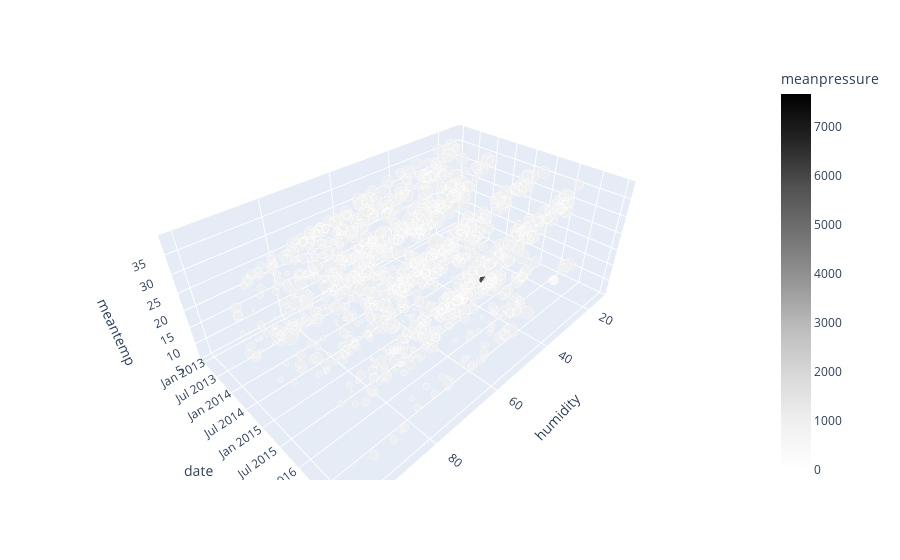

This figure's notebook cell:
### Code cell
from plotly import express as px

px.scatter_3d(df_deli, 
              x='humidity',
              y='date',
              z='meantemp',
              color='meanpressure',
              color_continuous_scale='greys',
              size='wind_speed')

### Figure 1 — Plotly figure (JSON) as saved in the notebook; plotly's stock layout.template omitted (floating-point values rounded to 4 significant figures; data arrays with more than 128 entries replaced by an {"elided": "..."} marker saying what was removed)
{"data": [{"hovertemplate": "humidity=%{x}<br>date=%{y}<br>meantemp=%{z}<br>wind_speed=%{marker.size}<br>meanpressure=%{marker.color}<extra></extra>", "legendgroup": "", "marker": {"color": {"elided": "1462 float values"}, "coloraxis": "coloraxis", "size": {"elided": "1462 float values"}, "sizemode": "area", "sizeref": 0.1055, "symbol": "circle"}, "mode": "markers", "name": "", "scene": "scene", "showlegend": false, "type": "scatter3d", "x": {"elided": "1462 float values"}, "y": {"elided": "1462 str values"}, "z": {"elided": "1462 float values"}}], "layout": {"coloraxis": {"colorbar": {"title": {"text": "meanpressure"}}, "colorscale": [[0, "rgb(255,255,255)"], [0.125, "rgb(240,240,240)"], [0.25, "rgb(217,217,217)"], [0.375, "rgb(189,189,189)"], [0.5, "rgb(150,150,150)"], [0.625, "rgb(115,115,115)"], [0.75, "rgb(82,82,82)"], [0.875, "rgb(37,37,37)"], [1, "rgb(0,0,0)"]]}, "legend": {"itemsizing": "constant", "tracegroupgap": 0}, "margin": {"t": 60}, "scene": {"domain": {"x": [0, 1], "y": [0, 1]}, "xaxis": {"title": {"text": "humidity"}}, "yaxis": {"title": {"text": "date"}}, "zaxis": {"title": {"text": "meantemp"}}}}}
